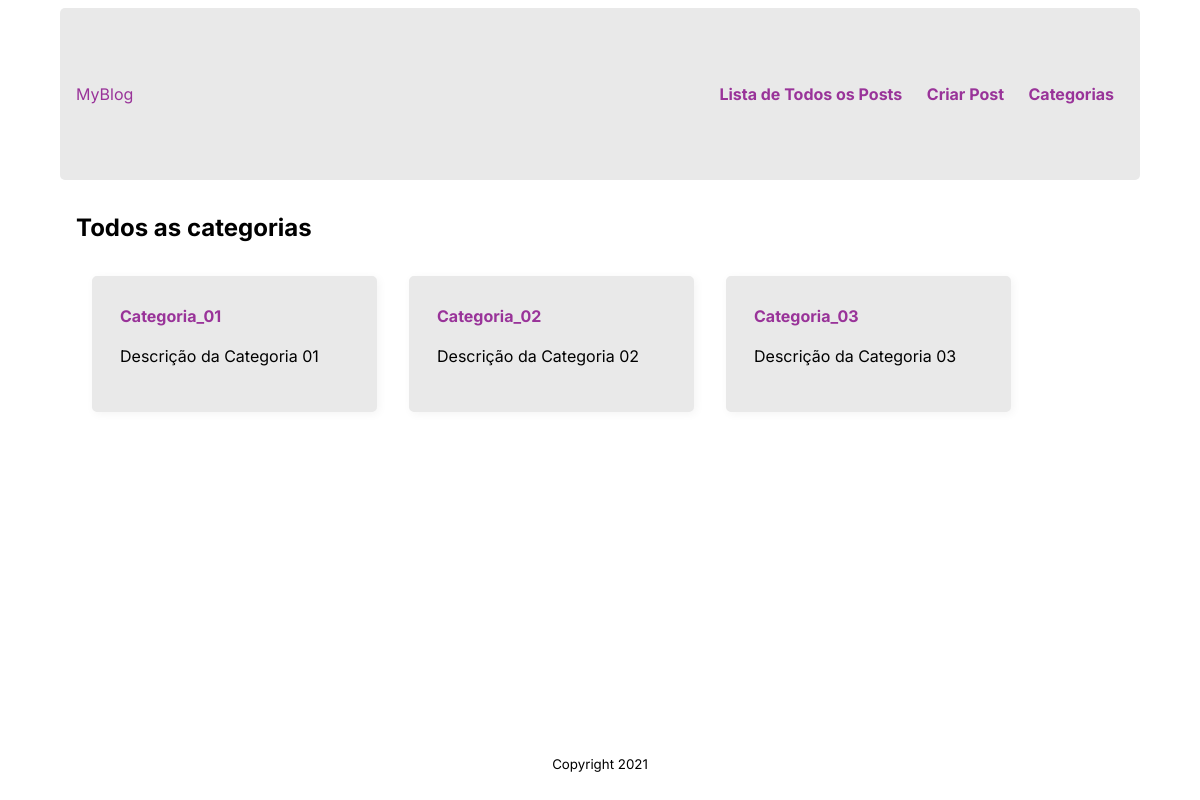
Page /categories/ on the committed database.
### posts/models.py (models this page shows, shortened)
class Category(models.Model):
    nome = models.CharField(max_length=50)
    descrição = models.CharField(max_length=280)
    posts = models.ManyToManyField(Post)

### posts/views.py (the view)
# urls.py: path('categories/', views.ListCategoryView.as_view(), name='list_categories'),
class ListCategoryView(generic.ListView):
    model = Category
    template_name = 'posts/listagem_de_categorias.html'

### posts/templates/posts/listagem_de_categorias.html
{% extends 'base.html' %}
{% block content %}
<h2>Todos as categorias</h2>
{% if category_list %}
<section class="lista-de-cards">
    {% for category in category_list %}
    <article class="card">
	<b><a href="{% url 'posts:list_posts_per_category' category.id %}">{{ category.nome }}</a></b>
	<p>{{category.descrição}}</p>
    </article>
    {% endfor %}
</section>
{% else %}
<p>Não foi encontrado nenhum filme.</p>
{% endif %}
{% endblock content %}

### static/style.css (style rules this page uses)
:root { --primary-color: #000000; --secondary-color: #993399; --tertiary-color: #f44d27; --secondary-color-light: #993399; --tertiary-color-light: #ff6d28; --bg-color: #fff; --secondary-bg-color: #e9e9e9; --color-shadow: #f4f4f4; font-family: Inter, sans-serif; font-size: 16px; line-height: 1.5em; }
* { box-sizing: border-box; }
html, body { height: 100%; }
body { display: flex; flex-direction: column; }
.lista-de-cards { display: flex; flex-wrap: wrap; }
.card { border: 8px solid var(--secondary-bg-color); background-color: var(--secondary-bg-color); border-radius: 5px; box-shadow: 2px 2px 10px var(--color-shadow); margin: 1rem; padding: 1.25rem; width: 285px; }
a { color: var(--secondary-color); text-decoration: none; }

### rows in the picture
Category: nome "Categoria_01", descrição "Descrição da Categoria 01"
Category: nome "Categoria_02", descrição "Descrição da Categoria 02"
Category: nome "Categoria_03", descrição "Descrição da Categoria 03"
